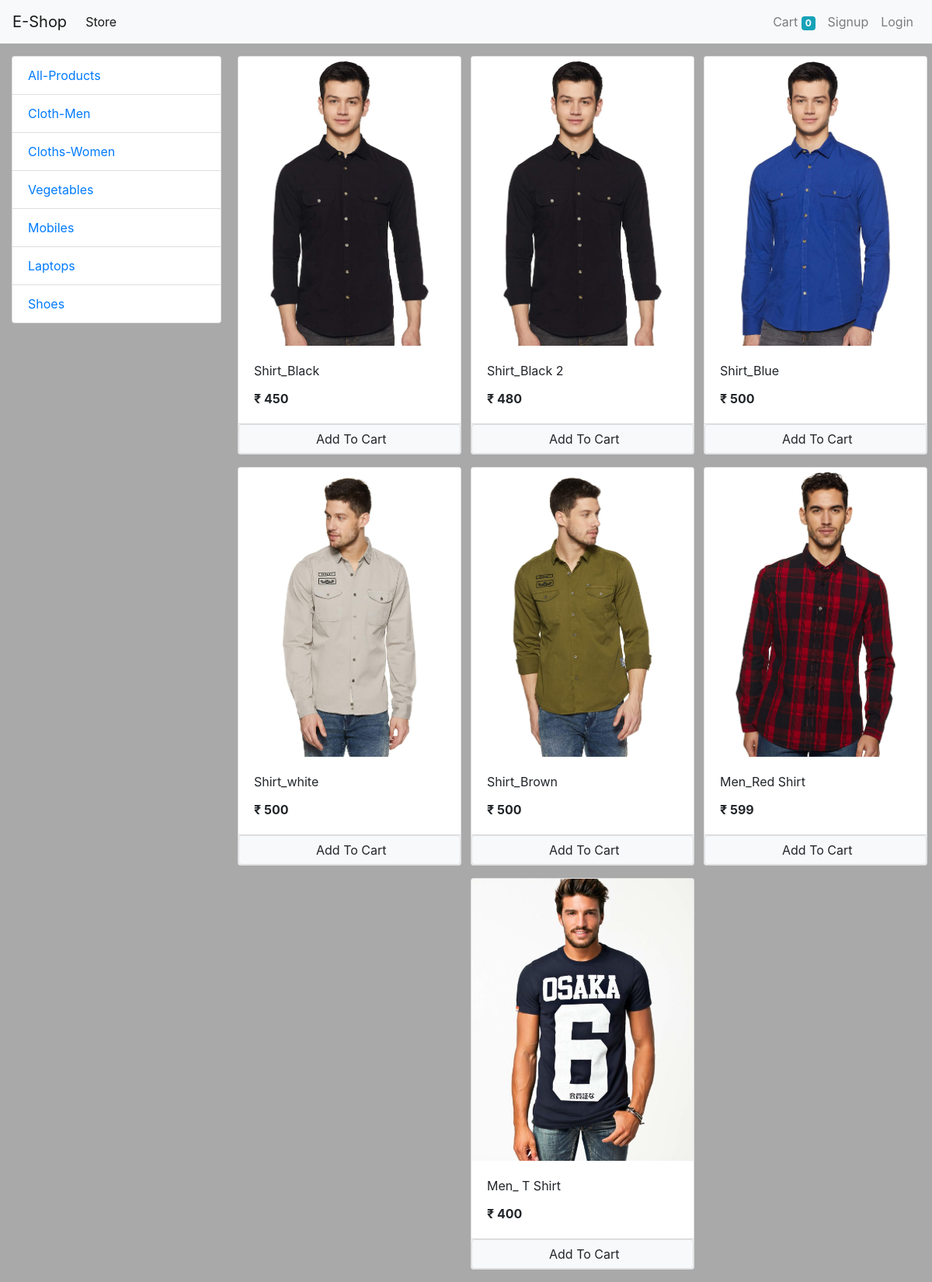
/?category=1, run on the app's committed database.
### store/models/category.py (models this page shows, shortened)
class Category(models.Model):
    name = models.CharField(max_length=20)
    @staticmethod
    def get_all_categories():
        return Category.objects.all()

### store/models/product.py (models this page shows, shortened)
class Product(models.Model):
    name = models.CharField(max_length=50)
    price = models.IntegerField(default=0)
    category = models.ForeignKey(Category, on_delete=models.CASCADE, default=1)
    description = models.CharField(max_length=200, default='', null=True, blank=True)
    image = models.ImageField(upload_to='uploads/products/')
    @staticmethod
    def get_all_products_by_categoryid(category_id):
        if category_id:
            return Product.objects.filter(category=category_id)
        else:
            return Product.get_all_products()

### store/views/home.py (the view, shortened to what this page needs)
# urls.py: path('', Index.as_view(), name='homepage'),
class Index(View):
    def get(self, request):
        cart = request.session.get('cart')
        if not cart:
            request.session['cart'] = {}
        products = None
        categories = Category.get_all_categories()
        categoryID = request.GET.get('category')
        if categoryID:
            products = Product.get_all_products_by_categoryid(categoryID)
        else:
            products = Product.get_all_products();
        data = {}
        data['products'] = products
        data['categories'] = categories
        print('you are:', request.session.get('customer_email'))
        return render(request, 'index.html', data)

### store/templatetags/cart.py (called while the page is built)
@register.filter(name='is_in_cart')
def is_in_cart(product, cart):
    keys = cart.keys()
    for id in keys:
        if int(id) == product.id:
            return True
    return False;

### store/templatetags/custom_filter.py (called while the page is built)
@register.filter(name='currency')
def currency(number):
    return " ₹ " + str(number)

### templates/index.html (shortened to what this page needs)
{% extends 'base.html' %}
{% block content %}
    {% load cart %}
    {% load custom_filter %}
    <div class="container-fluid mt-3">
        <div class="row">
            <div class="col-lg-3 mx-auto">
                <div class="list-group">
                    <a href="/" class="list-group-item
                list-group-item">All-Products</a>
                    {% for category in categories %}
                        <a href="/?category={{ category.id }}" class="list-group-item
                list-group-item">{{ category.name }}</a>
                    {% endfor %}
                </div>
            </div>
            <div id="products" class="col-lg-9 mx-auto">
                <div class="row" mx-auto>
                    {% for product in products %}
                        <div class="card mx-auto mb-3" id="{{ product.id }}" style="width: 18rem;">
                            <img src="{{ product.image.url }}"
                                 class="card-img-top" alt="Card image cap">
                            <div class="card-body">
                                <p class="card-title">{{ product.name }}</p>
                                <p class="card-text"><b>{{ product.price|currency }}</b></p>
                            </div>
                            <div class="card-footer p-0 ">
                                {% if product|is_in_cart:request.session.cart %}
                                    <div class="row no-gutters">
                                        <form action="/#{{ product.id }}" class="col-2" method="post">
                                            {% csrf_token %}
                                            <input hidden type="text" name="product" value="{{ product.id }}">
                                            <input hidden type="text" name="remove" value="True">
                                            <input type="submit" value=" - " class=" btn btn-block btn-secondary ">
                                        </form>
                                        <div class="text-center col">{{ product|cart_quantity:request.session.cart }} in
                                            cart
                                        </div>
                                        <form action="/#{{ product.id }}" class="col-2" method="post">
                                            {% csrf_token %}
                                            <input hidden type="text" name="product" value="{{ product.id }}">
                                            <input type="submit" value=" + " class=" btn btn-block btn-secondary ">
                                        </form>
                                    </div>
                                {% else %}
                                    <form action="/#{{ product.id }}" method="POST" class="btn-block">
                                        <input type="submit" class="float-right-btn
                                     btn-light border form-control" value=" Add To Cart">
                                    </form>
                                {% endif %}
                            </div>
                        </div>
                    {% endfor %}
                </div>
            </div>
        </div>
    </div>
{% endblock %}

### data on the page
Category: name "Cloth-Men"
Category: name "Cloths-Women"
Category: name "Vegetables"
Category: name "Mobiles"
Category: name "Laptops"
Category: name "Shoes"
Product: {{ product.id }} 1 (drawn), image (picture), name "Shirt_Black", price "₹ 450"
Product: image (picture), name "Shirt_Black 2", price "₹ 480"
Product: image (picture), name "Shirt_Blue", price "₹ 500"
Product: image (picture), name "Shirt_white", price "₹ 500"
Product: image (picture), name "Shirt_Brown", price "₹ 500"
Product: image (picture), name "Men_Red Shirt", price "₹ 599"
Product: image (picture), name "Men_ T Shirt", price "₹ 400"

### other printed values
{{ request.session.cart.keys|length }} "0"
